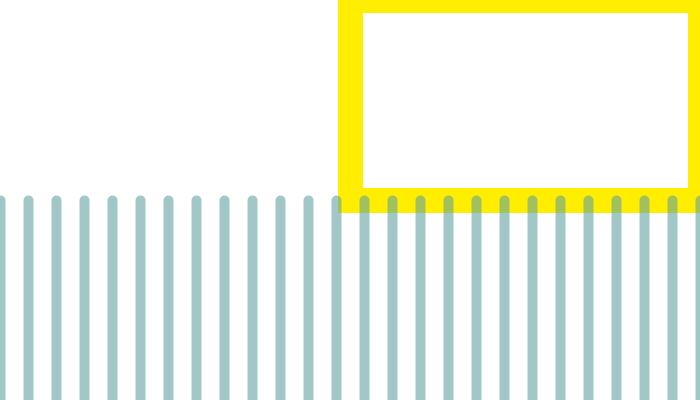
Frame 1 (no input)
Frame 60 (the mouse pressed at the canvas centre just before this capture): identical to frame 1, image omitted
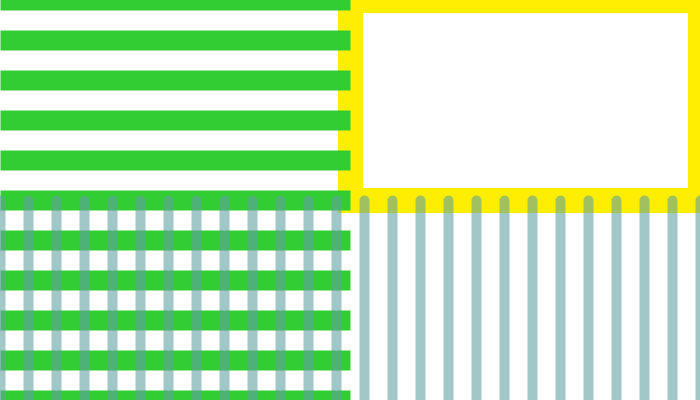
Frame 120 (the mouse held since frame 60 and released just before this capture)

The Processing sketch that drew these frames (run headless with seeded random() and noise(); from frame 60 on, the mouse is pressed at the canvas centre):

// Processing sketch: processing_88412
// ── processing_88412.pde

int x;
int n;
float y;

void setup() {
    size(700, 400);
    smooth();
  }
    
void draw() {
  background(255);
  stroke(#FFEE00);
  strokeWeight(25);
  strokeJoin(MITER);
  beginShape();
  vertex(350, 0);
  vertex(350, 200);
  vertex(700, 200);
  vertex(700, 0);
  vertex(350, 0);
  endShape();
  stroke(#32CD32);
  strokeWeight(20);
  strokeCap(SQUARE);
  n = 10;
  y=(height/n);
  if (mouseX < 350) {
  line(0, y*0, mouseX, y*0);
  line(0, y, mouseX, y);
  line(0, y*2, mouseX, y*2);
  line(0, y*3, mouseX, y*3);
  line(0, y*4, mouseX, y*4);
  line(0, y*5, mouseX, y*5);
  line(0, y*6, mouseX, y*6);
  line(0, y*7, mouseX, y*7);
  line(0, y*8, mouseX, y*8);
  line(0, y*9, mouseX, y*9);
  line(0, y*10, mouseX, y*10);
  } else {
  line(0, y*0, 350, y*0);
  line(0, y, 350, y);
  line(0, y*2, 350, y*2);
  line(0, y*3, 350, y*3);
  line(0, y*4, 350, y*4);
  line(0, y*5, 350, y*5);
  line(0, y*6, 350, y*6);
  line(0, y*7, 350, y*7);
  line(0, y*8, 350, y*8);
  line(0, y*9, 350, y*9);
  line(0, y*10, 350, y*10);
  }

  strokeCap(ROUND);
  stroke(#5F9F9F, 150);
  strokeWeight(10);
  n = 25;
  x=(width/n);
  if (mouseY > 200) {
  line(x*0, height, x*0, mouseY);
  line(x, height, x, mouseY);
  line(x*2, height, x*2, mouseY);
  line(x*3, height, x*3, mouseY);
  line(x*4, height, x*4, mouseY);
  line(x*5, height, x*5, mouseY);
  line(x*6, height, x*6, mouseY);
  line(x*7, height, x*7, mouseY);
  line(x*8, height, x*8, mouseY);
  line(x*9, height, x*9, mouseY);
  line(x*10, height, x*10, mouseY);
  line(x*11, height, x*11, mouseY);
  line(x*12, height, x*12, mouseY);
  line(x*13, height, x*13, mouseY);
  line(x*14, height, x*14, mouseY);
  line(x*15, height, x*15, mouseY);
  line(x*16, height, x*16, mouseY);
  line(x*17, height, x*17, mouseY);
  line(x*18, height, x*18, mouseY);
  line(x*19, height, x*19, mouseY);
  line(x*20, height, x*20, mouseY);
  line(x*21, height, x*21, mouseY);
  line(x*22, height, x*22, mouseY);
  line(x*23, height, x*23, mouseY);
  line(x*24, height, x*24, mouseY);
  line(x*25, height, x*25, mouseY);
  } else {
  line(x*0, height, x*0, 200);
  line(x, height, x, 200);
  line(x*2, height, x*2, 200);
  line(x*3, height, x*3, 200);
  line(x*4, height, x*4, 200);
  line(x*5, height, x*5, 200);
  line(x*6, height, x*6, 200);
  line(x*7, height, x*7, 200);
  line(x*8, height, x*8, 200);
  line(x*9, height, x*9, 200);
  line(x*10, height, x*10, 200);
  line(x*11, height, x*11, 200);
  line(x*12, height, x*12, 200);
  line(x*13, height, x*13, 200);
  line(x*14, height, x*14, 200);
  line(x*15, height, x*15, 200);
  line(x*16, height, x*16, 200);
  line(x*17, height, x*17, 200);
  line(x*18, height, x*18, 200);
  line(x*19, height, x*19, 200);
  line(x*20, height, x*20, 200);
  line(x*21, height, x*21, 200);
  line(x*22, height, x*22, 200);
  line(x*23, height, x*23, 200);
  line(x*24, height, x*24, 200);
  line(x*25, height, x*25, 200);
}
}
